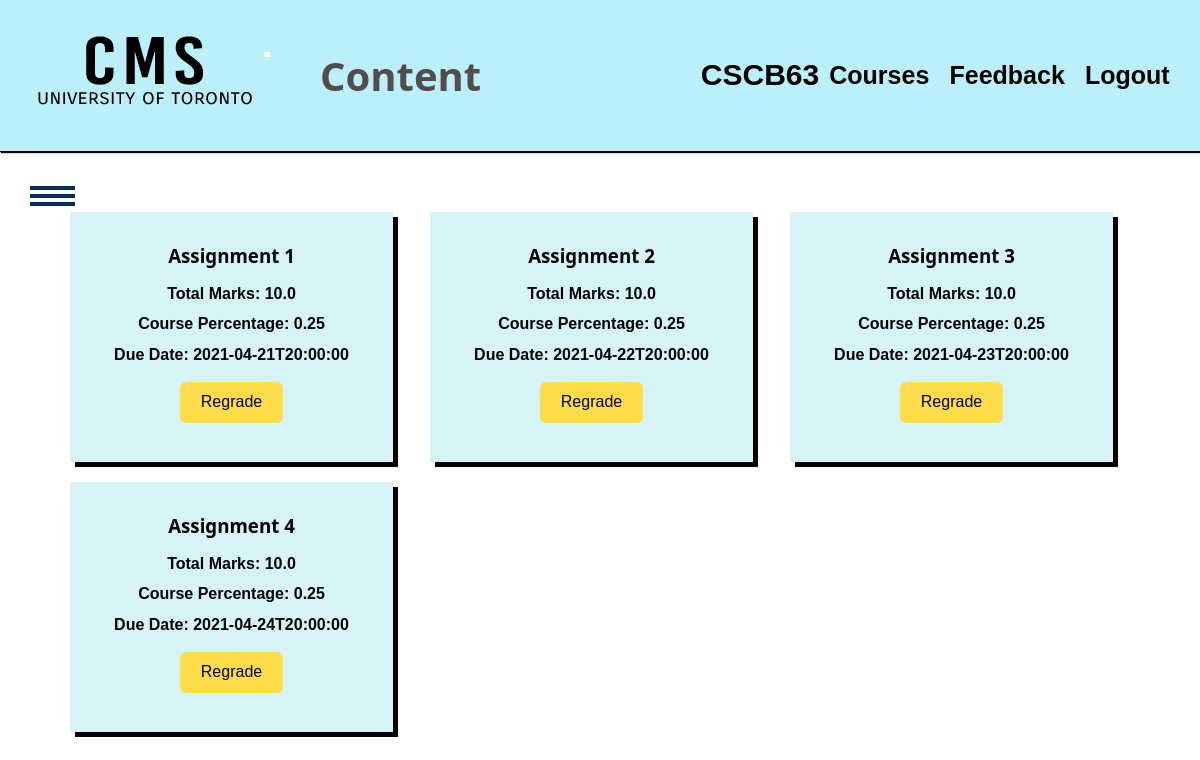
The page /courses/CSCB63/assignments (signed in) on the database its author committed.
### tables this page shows
CREATE TABLE "assignments" (
	"courseid"	TEXT,
	"assignment_name"	TEXT,
	"due_date"	TEXT,
	"total_marks"	REAL,
	"course_percentage"	REAL,
	PRIMARY KEY("courseid","assignment_name")
);

### app.py (the view)
@app.route('/courses/<string:courseid>/assignments')
def assignments(courseid):
    if check_session():
        return redirect('/login')
    userid = get_userid()
    if userid == -1:
        return "Invalid userid, try logging in"
    user = SESSIONS[request.cookies.get('sessionId')]
    privilege = user.privilege
    if request.method == 'POST':
        print("Sending assignment add request")
        return addassignment(user, courseid)
    else:
        if privilege == 1:
            return show_assignments_page_student(user,courseid)
        elif privilege == 3:
            return show_assignments_page_professor(user,courseid)
        else:
            return "Error you aren't a student or professor, try logging in"

### app.py (called while the page is built)
def check_session():
    sessionId = request.cookies.get('sessionId')
    if not (sessionId in SESSIONS.keys()):
        print('FAILED Session Check')
        return True
    else:
        print('PASSED Session Check')
        return False

def get_userid():
    if 'sessionId' in request.cookies:
        if request.cookies.get('sessionId') in SESSIONS.keys():
            return SESSIONS[request.cookies.get('sessionId')].userid
    return -1

def show_assignments_page_student(user,courseid):
    sql = "SELECT * FROM assignments WHERE courseid='" + courseid +"';"
    g.assignments = d.query_assoc(sql)
    g.name = user.name
    g.courseid = courseid
    return render_template('assignments.html')

### database.py (called while the page is built)
def dict_factory(cursor, row):
    d = {}
    for idx, col in enumerate(cursor.description):
        d[col[0]] = row[idx]
    return d

def query_assoc(sql):
    con = sqlite3.connect(DATABASE_PATH)
    con.row_factory = dict_factory
    cur = con.cursor()
    cur.execute(sql)
    rows = cur.fetchall()
    con.close()
    return rows

### templates/assignments.html (shortened to what this page needs)
<!DOCTYPE html>
<html lang="en">
<head>
    <link rel="stylesheet" href="/static/css/style.css">
</head>
<body>
    <header>
        <nav>
            <img class="uoftlogo" src="/static/images/CMSlogo.png" alt="Logo">
            <h1>Content</h1>
            <h2>{{g.courseid}}</h2>
            <ul>
                <li><a href="/dashboard"><b>Courses</b></a> </li>
                <li><a href="/feedback"><b>Feedback</b></a> </li>
                <li><a href="/logout"><b>Logout</b></a> </li>
            </ul>
        </nav>
    </header>
    <div id="sidebar">
        <div class="toggle-btn" onclick="show()">
            <span></span>
            <span></span>
            <span></span>
        </div>
    </div>
    <div class="mainwrap">
        <section class="lecturecontent">
            {%for as in g.assignments%}
            <div class="week">
                <h3 class="item1">{{as['assignment_name']}}</h3>
                <h4 class="item1">Total Marks: {{as['total_marks']}}</h4>
                <h4 class="item1">Course Percentage: {{as['course_percentage']}}</h4>
                <h4 class="item1">Due Date: {{as['due_date']}}</h4>
                <a href="/courses/{{g.courseid}}/regrade" class="btn">Regrade</a>
            </div>
            {%endfor%}
        </section>
    </div>
</body>
</html>

### static/css/style.css (style rules this page uses)
* { margin: 0; padding: 0; box-sizing: border-box; }
html { scroll-behavior: smooth; }
h1 { font-family: 'Segoe UI', 'San Francisco', Tahoma, Geneva, Verdana, sans-serif; }
h3 { font-family: 'Segoe UI', 'San Francisco', Tahoma, Geneva, Verdana, sans-serif; }
body { font-family: Helvetica; }
header { font-size: 20px; border-bottom: 1px solid rgb(0, 0, 0); padding-bottom: 1px; position: sticky; top: 0px; background: rgb(187, 239, 249); box-shadow: 1px 1px 1px black; }
nav { position: relative; min-height: 10vh; display: flex; align-items: center; justify-content: space-between; }
.uoftlogo { padding-left: 20px; padding-right: 10px; }
nav h1 { Color: rgb(82, 76, 76); padding-left: 40px; font-size: 40px; flex: 1; }
nav ul { list-style: none; display: flex; justify-content: space-around; font-size: 25px; flex: 1; }
nav a { color: black; text-decoration: none; }
#sidebar { position: fixed; width: 300px; height: 100%; background: #306bac; left: -300px; transition: 0.4s ease; }
#sidebar .toggle-btn { position: absolute; top: 30px; left: 330px; }
.toggle-btn span { width: 45px; height: 4px; background: #082c5c; display: block; margin-top: 4px; }
.btn { margin: 8px 8px; background: #ffdd4a; color: black; padding: 0.6rem 1.3rem; text-decoration: none; border-radius: 6px; transition: 0.2s ease; }
.mainwrap { margin: 5% 70px; line-height: 1.4; display: grid; grid-gap: 20px; }
.lecturecontent { display: grid; grid-gap: 20px; grid-template-columns: repeat(3, minmax(200px, 1fr)); }
.week { background: rgb(214, 243, 248); text-align: center; padding: 1.5rem 2rem; box-shadow: 5px 5px black; display: flex; flex-direction: column; align-items: center; justify-content: center; min-height: 250px; max-width: 95%; }
.week h3 { margin-bottom: 14px; }
.week h4 { margin-bottom: 8px; }

### rows shown on the page
assignments: assignment_name "Assignment 1", total_marks "10.0", course_percentage "0.25", due_date "2021-04-21T20:00:00"
assignments: assignment_name "Assignment 2", total_marks "10.0", course_percentage "0.25", due_date "2021-04-22T20:00:00"
assignments: assignment_name "Assignment 3", total_marks "10.0", course_percentage "0.25", due_date "2021-04-23T20:00:00"
assignments: assignment_name "Assignment 4", total_marks "10.0", course_percentage "0.25", due_date "2021-04-24T20:00:00"

### other values the page prints
{{ g.courseid }} "CSCB63"
